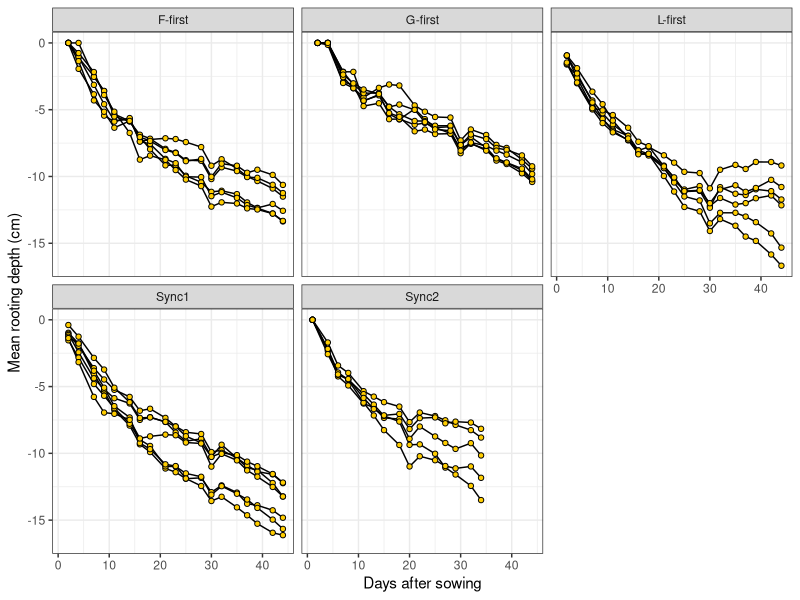
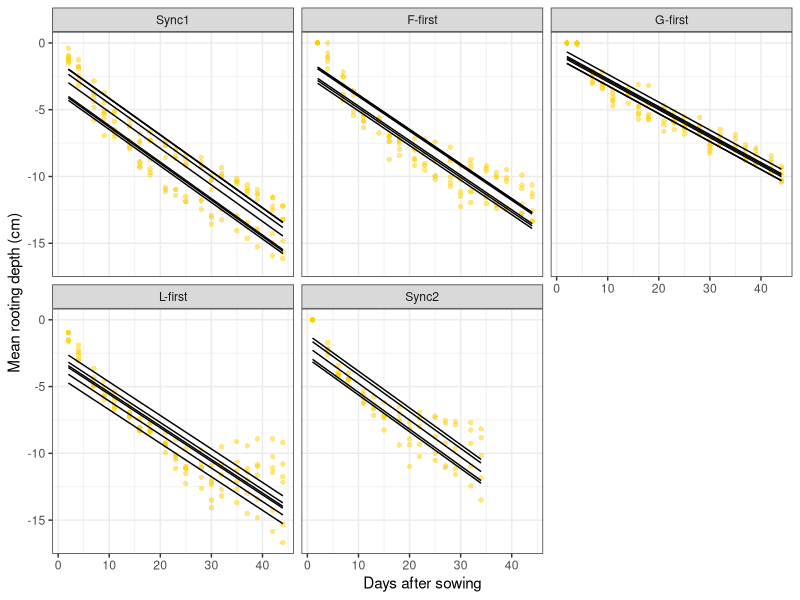
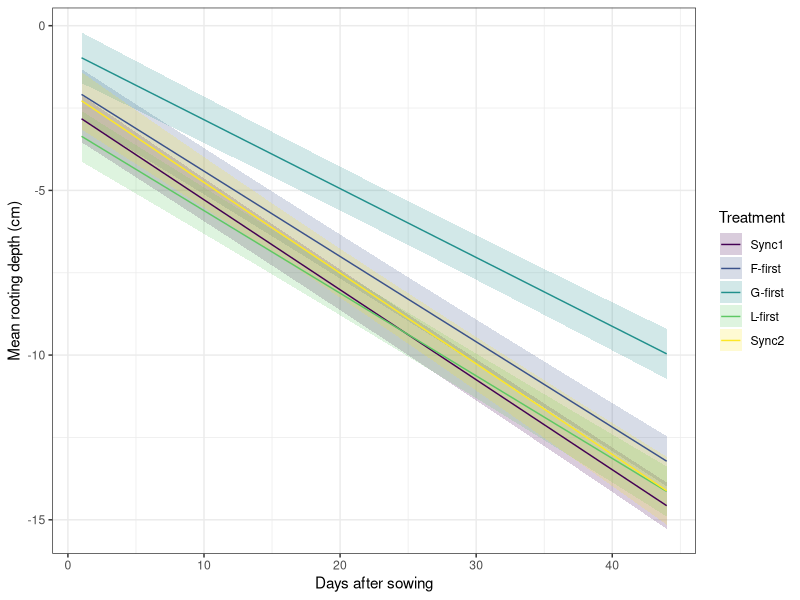
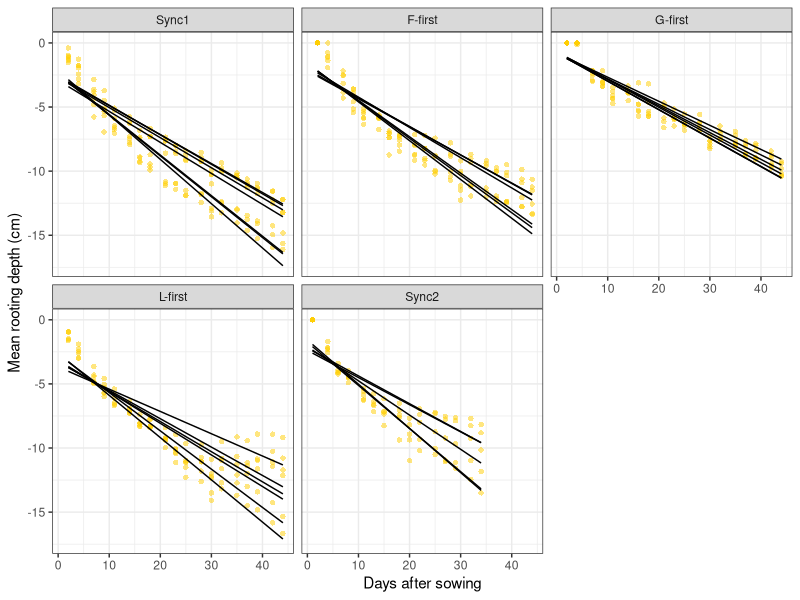
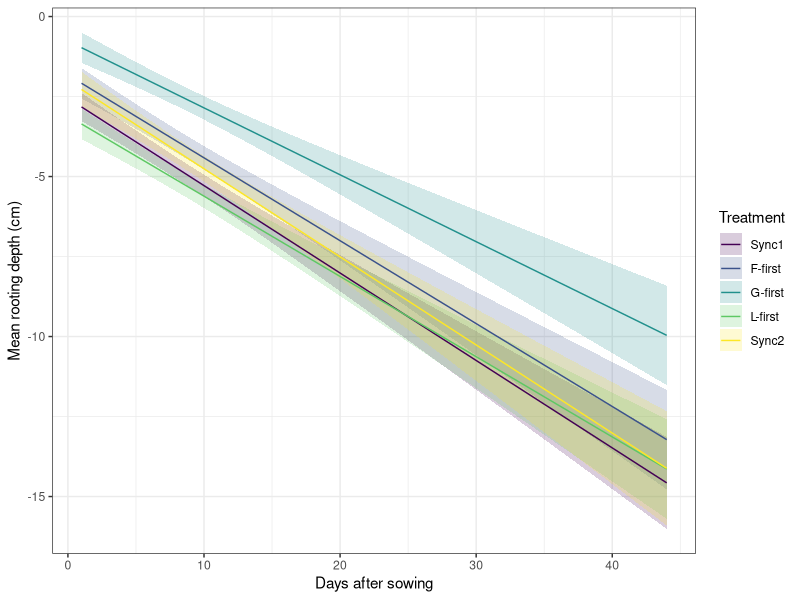

These charts were generated, in order, by the following R code:
## ---- chunk 1
#| eval: true 
#| echo: true 
#| message: false 
#| warning: false  

library(tidyverse)
library(lmerTest)
library(ggeffects)
library(viridis)
## ---- chunk 2
#| eval: true 
#| echo: true 
#| message: false 
#| warning: false  

data10 <- read_csv("data_tutorial10.csv")  
## ---- chunk 3
#| eval: true 
#| echo: true 
#| message: false 
#| warning: false
#| fig-align: center

ggplot(data10, aes(x = dafs,
                 y = mrd,
                 group = Rz))+
    geom_line()+
    geom_point(shape=21,
               fill = "#FFCD00",
               colour = "black")+
    facet_wrap(~Treatment)+
    xlab("Days after sowing")+
    ylab("Mean rooting depth (cm)")+
    theme_bw()
## ---- chunk 4
#| eval: true 
#| echo: true 
#| message: false 
#| warning: false

data10$Treatment <- as.factor(data10$Treatment)
## ---- chunk 5
#| eval: true 
#| echo: true 
#| message: false 
#| warning: false

model1 <- lm(mrd ~ dafs*Treatment,
             data10)
## ---- chunk 6
#| eval: true 
#| echo: true 
#| message: false 
#| warning: false

summary(model1)
## ---- chunk 7
#| eval: true 
#| echo: true 
#| message: false 
#| warning: false

anova(model1)
## ---- chunk 8
#| eval: true 
#| echo: true 
#| message: false 
#| warning: false

data10$Rz <- as.factor(data10$Rz)
## ---- chunk 9
#| eval: true 
#| echo: true 
#| message: false 
#| warning: false

data10$Treatment<-factor(data10$Treatment, 
                         levels=c("Sync1", "F-first", "G-first", "L-first", "Sync2"))
## ---- chunk 10
#| eval: true 
#| echo: true 
#| message: false 
#| warning: false

model2 <- lmerTest::lmer(mrd ~ dafs*Treatment + (1|Rz),
                         data10)
## ---- chunk 11
#| eval: true 
#| echo: true 
#| message: false 
#| warning: false

summary(model2)
## ---- chunk 12
#| eval: true 
#| echo: true 
#| message: false 
#| warning: false

anova(model2)
## ---- chunk 13
#| eval: true 
#| echo: true 
#| message: false 
#| warning: false

coef(model2)
## ---- chunk 14
#| eval: true 
#| echo: true 
#| message: false 
#| warning: false

data10$pred <- predict(model2)
## ---- chunk 15
#| eval: true 
#| echo: true 
#| message: false 
#| warning: false
#| fig-align: center

ggplot(data10, aes(x = dafs,
                   y = mrd,
                   group = Rz))+ #Group data per rhizobox
    geom_point(shape=16,
               colour = "#FFCD00",
               alpha = 0.5)+ #Make points more transparent
    geom_line(aes(y = pred))+ #Use pred column to plot predictions
    facet_wrap(~Treatment)+
    xlab("Days after sowing")+
    ylab("Mean rooting depth (cm)")+
    theme_bw()
## ---- chunk 16
#| eval: true 
#| echo: true 
#| message: false 
#| warning: false

pred_fixed <- ggpredict(model2, terms = c("dafs [1:44]", "Treatment"))
## ---- chunk 17
#| eval: true 
#| echo: true 
#| message: false 
#| warning: false

pred_fixed <- dplyr::rename(pred_fixed,
                            dafs = x,
                            mrd = predicted,
                            Treatment = group)
## ---- chunk 18
#| eval: true 
#| echo: true 
#| message: false 
#| warning: false
#| fig-height: 4
#| fig-width: 5.5
#| fig-align: center

ggplot(data10, 
       aes(x = dafs,
           y = mrd,
           colour = Treatment, #Ask for one colour per treatment (for the regression line)
           fill = Treatment))+ #Ask for one filling colour per treatment (for the confidence interval)
    geom_ribbon(data = pred_fixed, #Add shaded area for the 95% confidence interval
                aes(ymin = conf.low, 
                    ymax = conf.high),
                alpha=0.2, #alpha is an argument used to adjust the transparency level of a colour. Lower values means more transparent. It has nothing to do with the significance level of a test.
                colour = NA)+ #Do not show borders of shaded areas
    geom_line(data = pred_fixed,
              aes(x = dafs,
                  y = mrd))+
    scale_colour_viridis(discrete = TRUE)+
    scale_fill_viridis(discrete = TRUE)+
    xlab("Days after sowing")+
    ylab("Mean rooting depth (cm)")+
    theme_bw()
## ---- chunk 19
#| eval: true 
#| echo: true 
#| message: false 
#| warning: false

model3 <- lmerTest::lmer(mrd ~ dafs*Treatment + (dafs|Rz),
                         data10,
                         control = lmerControl(optimizer ="Nelder_Mead"))
## ---- chunk 20
#| eval: true 
#| echo: true 
#| message: false 
#| warning: false

summary(model3)
## ---- chunk 21
#| eval: true 
#| echo: true 
#| message: false 
#| warning: false

anova(model3)
## ---- chunk 22
#| eval: true 
#| echo: true 
#| message: false 
#| warning: false

coef(model3)
## ---- chunk 23
#| eval: true 
#| echo: true 
#| message: false 
#| warning: false

data10$pred2 <- predict(model3)
## ---- chunk 24
#| eval: true 
#| echo: true 
#| message: false 
#| warning: false
#| fig-align: center

ggplot(data10, aes(x = dafs,
                 y = mrd,
                 group = Rz))+ #Group data per rhizobox
    geom_point(shape=16,
               colour = "#FFCD00",
               alpha = 0.5)+ #Make points more transparent
    geom_line(aes(y = pred2))+ #Use pred column to plot predictions
    facet_wrap(~Treatment)+
    xlab("Days after sowing")+
    ylab("Mean rooting depth (cm)")+
    theme_bw()
## ---- chunk 25
#| eval: true 
#| echo: true 
#| message: false 
#| warning: false

pred_fixed_2 <- ggpredict(model3, terms = c("dafs [1:44]", "Treatment"))
## ---- chunk 26
#| eval: true 
#| echo: true 
#| message: false 
#| warning: false

pred_fixed_2 <- dplyr::rename(pred_fixed_2,
                              dafs = x,
                              mrd = predicted,
                              Treatment = group)
## ---- chunk 27
#| eval: true 
#| echo: true 
#| message: false 
#| warning: false
#| fig-height: 4
#| fig-width: 5.5
#| fig-align: center

ggplot(data10, 
       aes(x = dafs,
           y = mrd,
           colour = Treatment, #Ask for one colour per treatment (for the regression line)
           fill = Treatment))+ #Ask for one filling colour per treatment (for the confidence interval)
    geom_ribbon(data = pred_fixed_2, #Add shaded area for the 95% confidence interval
                aes(ymin = conf.low, 
                    ymax = conf.high),
                alpha=0.2, #alpha is an argument used to adjust the transparency level of a colour. Lower values means more transparent. It has nothing to do with the significance level of a test.
                colour = NA)+ #Do not show borders of shaded areas
    geom_line(data = pred_fixed_2,
              aes(x = dafs,
                  y = mrd))+
    scale_colour_viridis(discrete = TRUE)+
    scale_fill_viridis(discrete = TRUE)+
    xlab("Days after sowing")+
    ylab("Mean rooting depth (cm)")+
    theme_bw()
## ---- chunk 28
#| eval: true 
#| echo: true 
#| message: false 
#| warning: false

AIC(model1,
    model2,
    model3)
